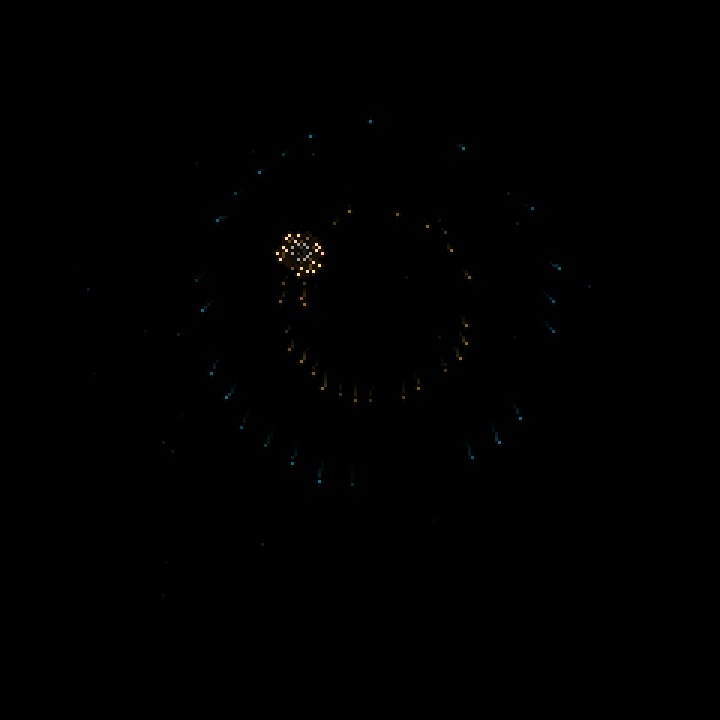

This figure's Python source:
"""Render the actual firmware animation; requires Pillow and g++ on PATH."""
from pathlib import Path
import argparse
import shutil
import subprocess
import tempfile
from PIL import Image

ROOT = Path(__file__).resolve().parent
parser = argparse.ArgumentParser(description=__doc__)
parser.add_argument("--output-dir", type=Path, default=ROOT)
OUTPUT = parser.parse_args().output_dir
OUTPUT.mkdir(parents=True, exist_ok=True)
ADAPTER = r"""
#pragma once
#include <cstdint>
#include <cstdio>
#include <stdexcept>
namespace lgfx {
class LGFXBase {
public:
  uint16_t pixels[240 * 240] = {};
  void fillScreen(uint16_t color) { for (auto& p : pixels) p = color; }
  void drawPixel(int x, int y, uint16_t color) {
    if (x < 0 || y < 0 || x >= 240 || y >= 240)
      throw std::runtime_error("Pixel outside framebuffer");
    const float dx = x - 119.5f, dy = y - 119.5f;
    if (dx*dx + dy*dy > 118*118)
      throw std::runtime_error("Pixel outside circular aperture");
    pixels[y * 240 + x] = color;
  }
  void write(FILE* out) {
    for (uint16_t p : pixels) {
      unsigned char rgb[] = {
        static_cast<unsigned char>(((p >> 11) & 31) * 255 / 31),
        static_cast<unsigned char>(((p >> 5) & 63) * 255 / 63),
        static_cast<unsigned char>((p & 31) * 255 / 31)};
      if (fwrite(rgb, 1, 3, out) != 3) throw std::runtime_error("Write failed");
    }
  }
};
}
"""
HARNESS = r"""
#include "FireworksAnimation.h"
int main(int argc, char** argv) {
  if (argc != 2) return 1;
  FILE* out = fopen(argv[1], "wb");
  if (!out) return 2;
  Fireworks::Animation show;
  lgfx::LGFXBase canvas;
  show.begin(0xF17E2026);
  for (int tick = 0; tick < 360; ++tick) {
    show.update(1.0f / 30);
    if (tick % 2 == 0) { show.draw(canvas); canvas.write(out); }
  }
  fclose(out);
  // Exercise repeated launches and particle reuse for ten simulated minutes.
  for (int tick = 0; tick < 18000; ++tick) {
    show.update(1.0f / 30);
    if (tick % 30 == 0) show.draw(canvas);
  }
  // Restart should return to the same seeded first frame.
  show.begin(0xF17E2026);
  show.update(1.0f / 30);
  show.draw(canvas);
  Fireworks::Animation fresh;
  lgfx::LGFXBase other;
  fresh.begin(0xF17E2026);
  fresh.update(1.0f / 30);
  fresh.draw(other);
  for (int i = 0; i < 240*240; ++i)
    if (canvas.pixels[i] != other.pixels[i]) return 3;
}
"""

compiler = shutil.which("g++")
if not compiler:
    raise SystemExit("Install g++ or add it to PATH.")
with tempfile.TemporaryDirectory(prefix="fireworks-preview-") as folder:
    tmp = Path(folder)
    (tmp / "LovyanGFX.hpp").write_text(ADAPTER)
    (tmp / "preview.cpp").write_text(HARNESS)
    exe, raw = tmp / "preview.exe", tmp / "frames.rgb"
    subprocess.run([compiler, "-std=c++17", "-O2", "-Wall", "-Wextra", "-Werror",
                    "-I", str(tmp), "-I", str(ROOT), str(tmp / "preview.cpp"),
                    "-o", str(exe)], check=True)
    subprocess.run([str(exe), str(raw)], check=True)
    data = raw.read_bytes()

size = 240 * 240 * 3
assert len(data) == 180 * size
frames = [Image.frombytes("RGB", (240, 240), data[i:i+size])
          for i in range(0, len(data), size)]
assert frames[0].tobytes() != frames[-1].tobytes(), "Animation did not advance"
frames[58].resize((720, 720), Image.Resampling.NEAREST).save(OUTPUT / "preview.png")
contact = Image.new("RGB", (960, 240))
for index, frame in enumerate([26, 51, 80, 106]):
    contact.paste(frames[frame], (index * 240, 0))
contact.resize((1440, 360), Image.Resampling.NEAREST).save(OUTPUT / "preview-contact.png")
# A shared palette keeps colors stable throughout the animation.
swatches = Image.new("RGB", (240 * 12, 240))
for i in range(12):
    swatches.paste(frames[15 * i], (240 * i, 0))
palette = swatches.quantize(colors=256)
indexed = [frame.quantize(palette=palette, dither=Image.Dither.NONE) for frame in frames]
indexed[0].save(OUTPUT / "preview.gif", save_all=True, append_images=indexed[1:],
                duration=[60, 70, 70] * 60, loop=0, optimize=False)
print("Rendered 180 frames; ten-minute particle reuse and circular clipping checks passed.")
